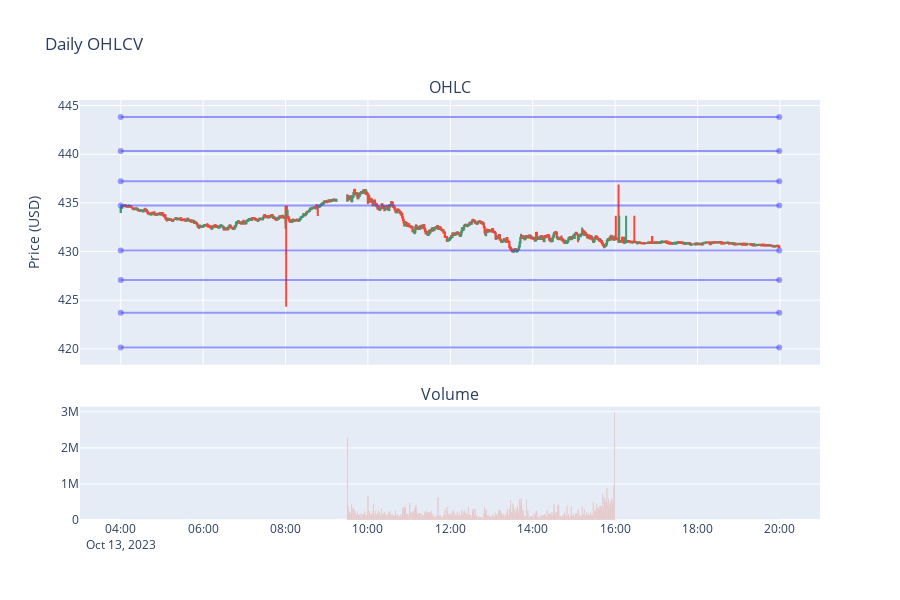

Notebook source saved alongside this figure:
### Code cell
fig = make_subplots(rows=2, cols=1, shared_xaxes=True, vertical_spacing=0.1, subplot_titles=('OHLC', 'Volume'),
                    row_width=[0.3, 0.7])

fig.add_trace(go.Candlestick(x=intraday_stock_data.index, open=intraday_stock_data['Open'],
                                     high=intraday_stock_data['High'], low=intraday_stock_data['Low'],
                                     close=intraday_stock_data['Close'], showlegend=False), row=1, col=1)

fig.add_trace(go.Bar(x=intraday_stock_data.index, y=intraday_stock_data['Volume'], showlegend=False), row=2, col=1)

fig.update_layout(title="Daily OHLCV", yaxis_title="Price (USD)", width=900, height=600)
fig.update(layout_xaxis_rangeslider_visible=False)

qpls = nqprs * daily_stock_data['Adj Close'].iloc[-intraday_lookback-1]
qpls = list(zip(list(((qpls-intraday_stock_data['Adj Close'].iloc[-1])**2)**0.5),list(qpls)))

qpls.sort()

rx = [intraday_stock_data.index[0],intraday_stock_data.index[-1]]

qplc = {'color':'rgba(64,64,255,0.5)'}

# plot the 8 closest qpls to the current intraday price
for i in qpls[:8]: fig.add_trace(go.Line(x=rx,y=2*[i[1]],showlegend=False,line=qplc),row=1,col=1)

fig.show()

### Figure 1 — Plotly figure (JSON) as saved in the notebook; plotly's stock layout.template omitted (floating-point values rounded to 4 significant figures; data arrays with more than 128 entries replaced by an {"elided": "..."} marker saying what was removed)
{"data": [{"close": {"elided": "942 float values"}, "high": {"elided": "942 float values"}, "low": {"elided": "942 float values"}, "open": {"elided": "942 float values"}, "showlegend": false, "type": "candlestick", "x": {"elided": "942 str values"}, "xaxis": "x", "yaxis": "y"}, {"showlegend": false, "type": "bar", "x": {"elided": "942 str values"}, "xaxis": "x2", "y": {"elided": "942 int values"}, "yaxis": "y2"}, {"line": {"color": "rgba(64,64,255,0.5)"}, "showlegend": false, "type": "scatter", "x": ["2023-10-13T04:00:00-04:00", "2023-10-13T19:59:00-04:00"], "xaxis": "x", "y": [430.1, 430.1], "yaxis": "y"}, {"line": {"color": "rgba(64,64,255,0.5)"}, "showlegend": false, "type": "scatter", "x": ["2023-10-13T04:00:00-04:00", "2023-10-13T19:59:00-04:00"], "xaxis": "x", "y": [427.1, 427.1], "yaxis": "y"}, {"line": {"color": "rgba(64,64,255,0.5)"}, "showlegend": false, "type": "scatter", "x": ["2023-10-13T04:00:00-04:00", "2023-10-13T19:59:00-04:00"], "xaxis": "x", "y": [434.7, 434.7], "yaxis": "y"}, {"line": {"color": "rgba(64,64,255,0.5)"}, "showlegend": false, "type": "scatter", "x": ["2023-10-13T04:00:00-04:00", "2023-10-13T19:59:00-04:00"], "xaxis": "x", "y": [423.7, 423.7], "yaxis": "y"}, {"line": {"color": "rgba(64,64,255,0.5)"}, "showlegend": false, "type": "scatter", "x": ["2023-10-13T04:00:00-04:00", "2023-10-13T19:59:00-04:00"], "xaxis": "x", "y": [437.2, 437.2], "yaxis": "y"}, {"line": {"color": "rgba(64,64,255,0.5)"}, "showlegend": false, "type": "scatter", "x": ["2023-10-13T04:00:00-04:00", "2023-10-13T19:59:00-04:00"], "xaxis": "x", "y": [440.3, 440.3], "yaxis": "y"}, {"line": {"color": "rgba(64,64,255,0.5)"}, "showlegend": false, "type": "scatter", "x": ["2023-10-13T04:00:00-04:00", "2023-10-13T19:59:00-04:00"], "xaxis": "x", "y": [420.1, 420.1], "yaxis": "y"}, {"line": {"color": "rgba(64,64,255,0.5)"}, "showlegend": false, "type": "scatter", "x": ["2023-10-13T04:00:00-04:00", "2023-10-13T19:59:00-04:00"], "xaxis": "x", "y": [443.8, 443.8], "yaxis": "y"}], "layout": {"annotations": [{"font": {"size": 16}, "showarrow": false, "text": "OHLC", "x": 0.5, "xanchor": "center", "xref": "paper", "y": 1, "yanchor": "bottom", "yref": "paper"}, {"font": {"size": 16}, "showarrow": false, "text": "Volume", "x": 0.5, "xanchor": "center", "xref": "paper", "y": 0.27, "yanchor": "bottom", "yref": "paper"}], "height": 600, "title": {"text": "Daily OHLCV"}, "width": 900, "xaxis": {"anchor": "y", "domain": [0, 1], "matches": "x2", "rangeslider": {"visible": false}, "showticklabels": false}, "xaxis2": {"anchor": "y2", "domain": [0, 1]}, "yaxis": {"anchor": "x", "domain": [0.37, 1], "title": {"text": "Price (USD)"}}, "yaxis2": {"anchor": "x2", "domain": [0, 0.27]}}}
